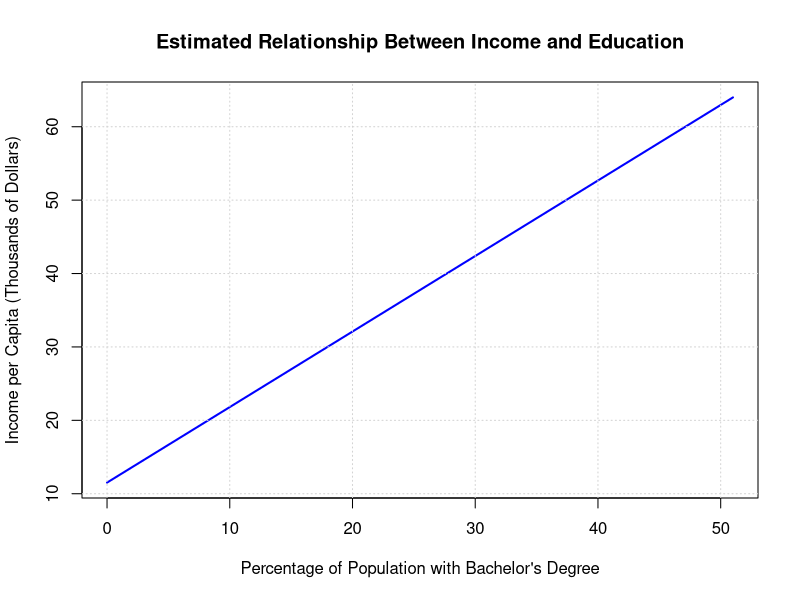

The R script that drew this image:
# 3.7
# b


BACHELOR <- seq(0, 51, by=1) 
a <- 11.5163  
beta <- 1.029 


INCOME <- a + beta * BACHELOR


plot(BACHELOR, INCOME, type="l", col="blue", lwd=2, 
     xlab="Percentage of Population with Bachelor's Degree", 
     ylab="Income per Capita (Thousands of Dollars)", 
     main="Estimated Relationship Between Income and Education")
grid()

